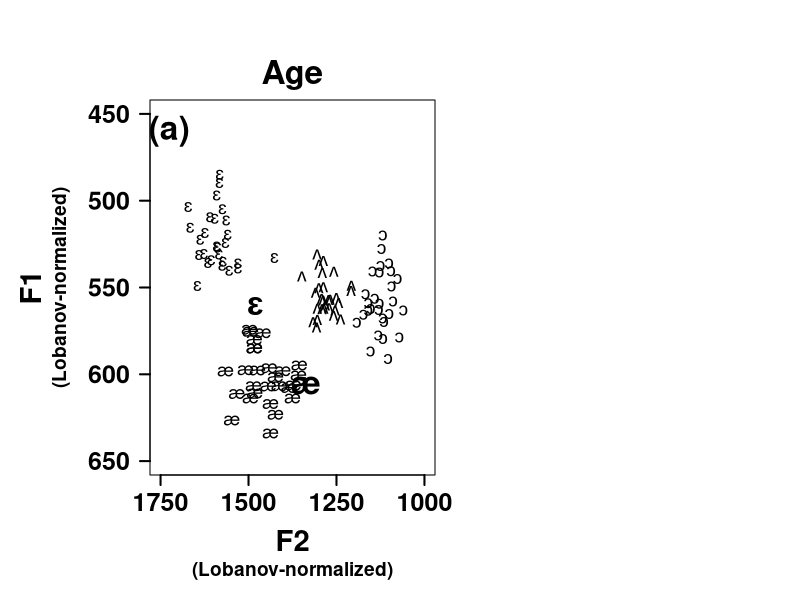

Here is the R script that generated this plot: (Note: this script raises an error after producing the figure.)
## Bodo Winter
## May 3, 2015; Amended May 15-17, 2015; May 19, 2015
## Adapted new style and cleaned code: Jan 17, 2016
## Canadian Vowel Shift production Data Analysis


##------------------------------------------------------------------
## Preliminaries:
##------------------------------------------------------------------

## Set to main analysis directory (everything else is relative to that):

mainDir <- '/Users/teeniematlock/Desktop/research/kettig_canadian_vowel_shift/analysis'

## Set to processed data:

subDir <- 'processed_data'
setwd(file.path(mainDir, subDir))

## Load in data:

vowels <- read.csv('production_processed.csv')

## Packages:

library(car)
library(lme4)
library(dplyr)

## Add IPA symbols to main table:

vowels$VowelIPA <- as.character(vowels$Vowel)
vowels[vowels$Vowel == 'ae',]$VowelIPA <- 'æ'
vowels[vowels$Vowel == 'e',]$VowelIPA <- 'ɛ'
vowels[vowels$Vowel == 'u',]$VowelIPA <- 'ʌ'
vowels[vowels$Vowel == 'o',]$VowelIPA <- 'ɔ'

## Function for Dunn-Sidak correction:

dunnsidak <- function(P,N){1 - ((1 - P) ^ N)}


##------------------------------------------------------------------
## Plot young and old vowel ellipses:
##------------------------------------------------------------------

## Get speaker means:

xagr <- aggregate(F1 ~ Speaker * Age * Vowel, vowels, mean)
xagr$F2 <- aggregate(F2 ~ Speaker * Age * Vowel, vowels, mean)[, 'F2']
xagr$pch <- ifelse(xagr$Age == 'O', 24, 20)			# plotting characters
xagr$Gender <- substr(xagr$Speaker, 1, 1)	# gender info

## Add IPA charachters:

xagr$VowelIPA <- vowels[match(xagr$Vowel, vowels$Vowel), ]$VowelIPA

## Find the rows that are extreme values:

extremes <- which(xagr$Speaker == 'F1988a' & xagr$Vowel == 'e')
extremes <- c(extremes, which(xagr$Speaker == 'M1992a' & xagr$Vowel == 'ae'))

## Set confidence level of ellipsoid:

confidence <- 0.95

## Decide here whether you want double plot or single plot:

single <- F

## Create vowel plot with ellipses for age categories:

if (single) {
	quartz('', 8, 6)
	par(mai = c(1.25, 1.5, 0.5, 0.5))
	} else {
		quartz('', 12, 5.5)
		par(mai = c(1.25, 0.5, 0.35, 0.15), omi = c(0, 1, 0.65, 0), mfrow = c(1, 2))
		}
plot(1, 1, type = 'n',
	xlim = c(1750, 1000), ylim = c(650, 450),
	xlab = '', ylab = '', xaxt = 'n', yaxt = 'n')
if (!single) text(1725, 460, labels = '(a)', cex = 2, font = 2)
if (!single) mtext(side = 3, 'Age', cex = 2, font = 2, line = 0.6)
mtext(side = 1, 'F2', line = 3, cex = 1.75, font = 2)
mtext(side = 1, '(Lobanov-normalized)', line = 4.25, cex = 1.15, font = 2)
mtext(side = 2, 'F1', line = 5.25, cex = 1.75, font = 2)
mtext(side = 2, '(Lobanov-normalized)', line = 4, cex = 1.15, font = 2)
axis(side = 1, seq(1750, 1000, -250), lwd.ticks = 2, font = 2, cex.axis = 1.5)
axis(side = 2, seq(650, 450, -50), lwd.ticks = 2, font = 2, cex.axis = 1.5, las = 2)
text(xagr[-extremes,]$F2, xagr[-extremes,]$F1, labels = xagr[-extremes, ]$VowelIPA, cex = 1.15)
# Plot extreme speakers:
text(xagr[extremes, ]$F2,
	xagr[extremes, ]$F1, font = 2, labels = xagr[extremes, ]$VowelIPA, cex = 2)
## Add ellipses:
for (i in 1:4) {					# plots points
	this_vowel <- levels(xagr$Vowel)[i]
	old <- as.matrix(xagr[xagr$Vowel == this_vowel & xagr$Age == 'O', c('F2', 'F1')])
	young <- as.matrix(xagr[xagr$Vowel == this_vowel & xagr$Age == 'Y', c('F2', 'F1')])
	dataEllipse(old,
		levels = confidence, add = T, plot.points = F, center.pch = F, lwd = 2, col = 'black', lty = 2)
	dataEllipse(young,
		levels = confidence, add = T, plot.points = F, center.pch = F, lwd = 2, col = 'black')
	}
## Add legend:
legend('topright', lty = c(2, 1), lwd = c(2, 2), legend = c('old', 'young'), box.lwd = 2, cex = 1.25)
box(lwd = 2)

## Create vowel plot with ellipses for gender categories:

if (single) {
	quartz('', 8, 6)
	par(mai = c(1.25, 1.5, 0.5, 0.5))
	}
plot(1, 1, type = 'n',
	xlim = c(1750, 1000), ylim = c(650, 450),
	xlab = '', ylab = '', xaxt = 'n', yaxt = 'n')
if (!single) text(1725, 460, labels = '(b)', cex = 2, font = 2)
if (!single) mtext(side = 3, 'Gender', cex = 2, font = 2, line = 0.6)
mtext(side = 1, 'F2', line = 3, cex = 1.75, font = 2)
mtext(side = 1, '(Lobanov-normalized)', line = 4.25, cex = 1.15, font = 2)
if (single) mtext(side = 2, 'F1', line = 5.25, cex = 1.75, font = 2)
if (single) mtext(side = 2, '(Lobanov-normalized)', line = 4, cex = 1.15, font = 2)
axis(side = 1, seq(1750, 1000, -250), lwd.ticks = 2, font = 2, cex.axis = 1.5)
if (single) axis(side = 2, seq(650, 450, -50), lwd.ticks = 2, font = 2, cex.axis = 1.5, las = 2)
text(xagr[-extremes,]$F2, xagr[-extremes,]$F1, labels = xagr[-extremes, ]$VowelIPA, cex = 1.15)
# Plot extreme speakers:
text(xagr[extremes, ]$F2,
	xagr[extremes, ]$F1, font = 2, labels = xagr[extremes, ]$VowelIPA, cex = 2)
## Add ellipses:
for (i in 1:4) {					# plots points
	this_vowel <- levels(xagr$Vowel)[i]
	male <- as.matrix(xagr[xagr$Vowel == this_vowel & xagr$Gender == 'M', c('F2', 'F1')])
	female <- as.matrix(xagr[xagr$Vowel == this_vowel & xagr$Gender == 'F', c('F2', 'F1')])
	dataEllipse(male,
		levels = confidence, add = T, plot.points = F, center.pch = F, lwd = 2, col = 'black', lty = 2)
	dataEllipse(female,
		levels = confidence, add = T, plot.points = F, center.pch = F, lwd = 2, col = 'black')
	}
## Add legend:
legend('topright', lty = c(2, 1), lwd = c(2, 2), legend = c('male', 'female'), box.lwd = 2, cex = 1.25)
box(lwd = 2)




##------------------------------------------------------------------
## Omnibus test of normalized F1/F2:
##------------------------------------------------------------------

## For better convergence, re-code the categorical predictors (deviation coding):

vowels <- mutate(vowels,
	Age01 = as.numeric(Age) - 1.5,
	Gender01 = as.numeric(Gender) - 1.5)

## First, test of the overall hypothesis that not all vowels behave the same with respect to Age:
## The PlaceOfArticulation:Vowel cannot be fitted because not all combinations attested:

xmdl.F1 <- lmer(F1 ~ Age01 + Gender01 + Vowel + Lg10WF_c + 
	Age01:Vowel + Gender01:Vowel + Lg10WF_c:Vowel + 
	Voicing + Syllables + MannerOfArticulation + PlaceOfArticulation + 
	Voicing:Vowel + Syllables:Vowel + MannerOfArticulation:Vowel + 
	(1 +Vowel|Speaker) + (1|Context) + (0+Age01|Context) + (0+Gender01|Context),
	vowels, REML = F)
xmdl.F2 <- lmer(F2 ~ Age01 + Gender01 + Vowel + Lg10WF_c +
	Age01:Vowel + Gender01:Vowel + Lg10WF_c:Vowel + 
	Voicing + Syllables + MannerOfArticulation + PlaceOfArticulation + 
	Voicing:Vowel + Syllables:Vowel + MannerOfArticulation:Vowel + 
	(1+Vowel|Speaker) + (1|Context) + (0+Age01|Context) + (0+Gender01|Context),
	vowels, REML = F)

## Null models without age/vowel interaction:

xmdl.F1.noage <- lmer(F1 ~ Age01 + Gender01 + Vowel + Lg10WF_c + 
	Gender01:Vowel + Lg10WF_c:Vowel + 
	Voicing + Syllables + MannerOfArticulation + PlaceOfArticulation + 	
	Voicing:Vowel + Syllables:Vowel + MannerOfArticulation:Vowel + 
	(1+Vowel|Speaker) + (1|Context) + (0+Age01|Context) + (0+Gender01|Context),
	vowels, REML = F)
xmdl.F2.noage <- lmer(F2 ~ Age01 + Gender01 + Vowel + Lg10WF_c + 
	Gender01:Vowel + Lg10WF_c:Vowel + 
	Voicing + Syllables + MannerOfArticulation + PlaceOfArticulation + 		
	Voicing:Vowel + Syllables:Vowel + MannerOfArticulation:Vowel + 
	(1+Vowel|Speaker) + (1|Context) + (0+Age01|Context) + (0+Gender01|Context),
	vowels, REML = F)

## Null models without gender/vowel interaction:

xmdl.F1.nogender <- lmer(F1 ~ Age01 + Gender01 + Vowel + Lg10WF_c + 
	Age01:Vowel + Lg10WF_c:Vowel + 
	Voicing + Syllables + MannerOfArticulation + PlaceOfArticulation + 		
	Voicing:Vowel + Syllables:Vowel + MannerOfArticulation:Vowel + 
	(1+Vowel|Speaker) + (1|Context) + (0+Age01|Context) + (0+Gender01|Context),
	vowels, REML = F)
xmdl.F2.nogender <- lmer(F2 ~ Age01 + Gender01 + Vowel + Lg10WF_c + 
	Age01:Vowel + Lg10WF_c:Vowel + 
	Voicing + Syllables + MannerOfArticulation + PlaceOfArticulation + 		
	Voicing:Vowel + Syllables:Vowel + MannerOfArticulation:Vowel + 
	(1+Vowel|Speaker) + (1|Context) + (0+Age01|Context) + (0+Gender01|Context),
	vowels, REML = F)

## Do the likelihood ratio tests:

anova(xmdl.F1.noage, xmdl.F1, test = 'Chisq')		# p = 0.01
anova(xmdl.F2.noage, xmdl.F2, test = 'Chisq')		# p < 0.0001

anova(xmdl.F1.nogender, xmdl.F1, test = 'Chisq')		# p = 0.045
anova(xmdl.F2.nogender, xmdl.F2, test = 'Chisq')		# p = 0.023

## Checking normality and heteroskedasticity assumption:

quartz('', 11, 6)			# F1
par(mfrow = c(1, 2))	
qqnorm(residuals(xmdl.F1)); qqline(residuals(xmdl.F1)); hist(residuals(xmdl.F1))

quartz('', 11, 6)			# F2
par(mfrow = c(1, 2))
qqnorm(residuals(xmdl.F2)); qqline(residuals(xmdl.F2)); hist(residuals(xmdl.F2))

plot(fitted(xmdl.F1), residuals(xmdl.F1))
plot(fitted(xmdl.F2), residuals(xmdl.F2))

## Looks all pretty good.



##------------------------------------------------------------------
## Vowel-by-vowel analyses:
##------------------------------------------------------------------

## For better convergence, re-code the categorical predictors:

contrasts(vowels$Voicing) <- contr.sum(2) / 2
contrasts(vowels$Syllables) <- contr.sum(2) / 2
contrasts(vowels$MannerOfArticulation) <- contr.sum(4) / 4
contrasts(vowels$PlaceOfArticulation) <- contr.sum(4) / 4

## Full models:

summary(ae.F1 <- lmer(F1 ~ Age01 + Gender01 +
	Voicing + Syllables + MannerOfArticulation + PlaceOfArticulation + 	
	(1|Speaker) + (1|Context) + (0+Age01|Context) + (0+Gender01|Context),
	subset(vowels, Vowel == 'ae'), REML = F))
summary(ae.F2 <- lmer(F2 ~ Age01 + Gender01 +
	Voicing + Syllables + MannerOfArticulation + PlaceOfArticulation + 	
	(1|Speaker) + (1|Context) + (0+Age01|Context) + (0+Gender01|Context),
	subset(vowels, Vowel == 'ae'), REML = F))
summary(e.F1 <- lmer(F1 ~ Age01 + Gender01 +
	Voicing + Syllables + MannerOfArticulation + PlaceOfArticulation + 	
	(1|Speaker) + (1|Context) + (0+Age01|Context) + (0+Gender01|Context),
	subset(vowels, Vowel == 'e'), REML = F))
summary(e.F2 <- lmer(F2 ~ Age01 + Gender01 +
	Voicing + Syllables + MannerOfArticulation + PlaceOfArticulation + 	
	(1|Speaker) + (1|Context) + (0+Age01|Context) + (0+Gender01|Context),
	subset(vowels, Vowel == 'e'), REML = F))
summary(u.F1 <- lmer(F1 ~ Age01 + Gender01 +
	Voicing + Syllables + MannerOfArticulation + PlaceOfArticulation + 	
	(1|Speaker) + (1|Context) + (0+Age01|Context) + (0+Gender01|Context),
	subset(vowels, Vowel == 'u'), REML = F))
summary(u.F2 <- lmer(F2 ~ Age01 + Gender01 +
	Voicing + Syllables + MannerOfArticulation + PlaceOfArticulation + 	
	(1|Speaker) + (1|Context) + (0+Age01|Context) + (0+Gender01|Context),
	subset(vowels, Vowel == 'u'), REML = F))
summary(o.F1 <- lmer(F1 ~ Age01 + Gender01 +
	Voicing + Syllables + MannerOfArticulation + PlaceOfArticulation + 	
	(1|Speaker) + (1|Context) + (0+Age01|Context) + (0+Gender01|Context),
	subset(vowels, Vowel == 'o'), REML = F))
summary(o.F2 <- lmer(F2 ~ Age01 + Gender01 +
	Voicing + Syllables + MannerOfArticulation + PlaceOfArticulation + 	
	(1|Speaker) + (1|Context) + (0+Age01|Context) + (0+Gender01|Context),
	subset(vowels, Vowel == 'o'), REML = F))

## Null models with 'gender' (for testing 'Age' effect):

ae.F1.noage <- lmer(F1 ~ 1 + Gender01 +
	Voicing + Syllables + MannerOfArticulation + PlaceOfArticulation + 	
	(1|Speaker) + (1|Context) + (0+Age01|Context) + (0+Gender01|Context),
	subset(vowels, Vowel == 'ae'), REML = F)
ae.F2.noage <- lmer(F2 ~ 1 + Gender01 +
	Voicing + Syllables + MannerOfArticulation + PlaceOfArticulation + 	
	(1|Speaker) + (1|Context) + (0+Age01|Context) + (0+Gender01|Context),
	subset(vowels, Vowel == 'ae'), REML = F)
e.F1.noage <- lmer(F1 ~ 1 + Gender01 +
	Voicing + Syllables + MannerOfArticulation + PlaceOfArticulation + 	
	(1|Speaker) + (1|Context) + (0+Age01|Context) + (0+Gender01|Context),
	subset(vowels, Vowel == 'e'), REML = F)
e.F2.noage <- lmer(F2 ~ 1 + Gender01 +
	Voicing + Syllables + MannerOfArticulation + PlaceOfArticulation + 	
	(1|Speaker) + (1|Context) + (0+Age01|Context) + (0+Gender01|Context),
	subset(vowels, Vowel == 'e'), REML = F)
u.F1.noage <- lmer(F1 ~ 1 + Gender01 +
	Voicing + Syllables + MannerOfArticulation + PlaceOfArticulation + 	
	(1|Speaker) + (1|Context) + (0+Age01|Context) + (0+Gender01|Context),
	subset(vowels, Vowel == 'u'), REML = F)
u.F2.noage <- lmer(F2 ~ 1 + Gender01 +
	Voicing + Syllables + MannerOfArticulation + PlaceOfArticulation + 	
	(1|Speaker) + (1|Context) + (0+Age01|Context) + (0+Gender01|Context),
	subset(vowels, Vowel == 'u'), REML = F)
o.F1.noage <- lmer(F1 ~ 1 + Gender01 +
	Voicing + Syllables + MannerOfArticulation + PlaceOfArticulation + 	
	(1|Speaker) + (1|Context) + (0+Age01|Context) + (0+Gender01|Context),
	subset(vowels, Vowel == 'o'), REML = F)
o.F2.noage <- lmer(F2 ~ 1 + Gender01 +
	Voicing + Syllables + MannerOfArticulation + PlaceOfArticulation + 	
	(1|Speaker) + (1|Context) + (0+Age01|Context) + (0+Gender01|Context),
	subset(vowels, Vowel == 'o'), REML = F)

## Null models with 'age' (for testing 'Gender' effect):

ae.F1.nogender <- lmer(F1 ~ Age01 + 1 +
	Voicing + Syllables + MannerOfArticulation + PlaceOfArticulation + 	
	(1|Speaker) + (1|Context) + (0+Age01|Context) + (0+Gender01|Context),
	subset(vowels, Vowel == 'ae'), REML = F)
ae.F2.nogender <- lmer(F2 ~ Age01 + 1 +
	Voicing + Syllables + MannerOfArticulation + PlaceOfArticulation + 	
	(1|Speaker) + (1|Context) + (0+Age01|Context) + (0+Gender01|Context),
	subset(vowels, Vowel == 'ae'), REML = F)
e.F1.nogender <- lmer(F1 ~ Age01 + 1 +
	Voicing + Syllables + MannerOfArticulation + PlaceOfArticulation + 	
	(1|Speaker) + (1|Context) + (0+Age01|Context) + (0+Gender01|Context),
	subset(vowels, Vowel == 'e'), REML = F)
e.F2.nogender <- lmer(F2 ~ Age01 + 1 +
	Voicing + Syllables + MannerOfArticulation + PlaceOfArticulation + 	
	(1|Speaker) + (1|Context) + (0+Age01|Context) + (0+Gender01|Context),
	subset(vowels, Vowel == 'e'), REML = F)
u.F1.nogender <- lmer(F1 ~ Age01 + 1 +
	Voicing + Syllables + MannerOfArticulation + PlaceOfArticulation + 	
	(1|Speaker) + (1|Context) + (0+Age01|Context) + (0+Gender01|Context),
	subset(vowels, Vowel == 'u'), REML = F)
u.F2.nogender <- lmer(F2 ~ Age01 + 1 +
	Voicing + Syllables + MannerOfArticulation + PlaceOfArticulation + 	
	(1|Speaker) + (1|Context) + (0+Age01|Context) + (0+Gender01|Context),
	subset(vowels, Vowel == 'u'), REML = F)
o.F1.nogender <- lmer(F1 ~ Age01 + 1 +
	Voicing + Syllables + MannerOfArticulation + PlaceOfArticulation + 	
	(1|Speaker) + (1|Context) + (0+Age01|Context) + (0+Gender01|Context),
	subset(vowels, Vowel == 'o'), REML = F)
o.F2.nogender <- lmer(F2 ~ Age01 + 1 +
	Voicing + Syllables + MannerOfArticulation + PlaceOfArticulation + 	
	(1|Speaker) + (1|Context) + (0+Age01|Context) + (0+Gender01|Context),
	subset(vowels, Vowel == 'o'), REML = F)

## Testing age effect:

anova(ae.F1.noage, ae.F1, test = 'Chisq')
anova(ae.F2.noage, ae.F2, test = 'Chisq')	# p < 0.0001
anova(e.F1.noage, e.F1, test = 'Chisq')		# p = 0.008
anova(e.F2.noage, e.F2, test = 'Chisq')		# p = 0.004
anova(o.F1.noage, o.F1, test = 'Chisq')
anova(o.F2.noage, o.F2, test = 'Chisq')
anova(u.F1.noage, u.F1, test = 'Chisq')		# p = 0.098
anova(u.F2.noage, u.F2, test = 'Chisq')		# p = 0.016
	
## Testing gender effect:

anova(ae.F1.nogender, ae.F1, test = 'Chisq')
anova(ae.F2.nogender, ae.F2, test = 'Chisq')			# p = 0.014
anova(e.F1.nogender, e.F1, test = 'Chisq')			# p = 0.046
anova(e.F2.nogender, e.F2, test = 'Chisq')
anova(o.F1.nogender, o.F1, test = 'Chisq')			# p = 0.064
anova(o.F2.nogender, o.F2, test = 'Chisq')
anova(u.F1.nogender, u.F1, test = 'Chisq')
anova(u.F2.nogender, u.F2, test = 'Chisq')			# p = 0.03



##------------------------------------------------------------------
## Influence diagnostics (leave-one-out by subjects):
##------------------------------------------------------------------

## Create speaker list:

speakers <- as.character(unique(vowels$Speaker))

## Create objects to save results:

ae.F1tab <- data.frame(AgeY = numeric(length(speakers)), GenderM = numeric(length(speakers)))
ae.F2tab <- ae.F1tab
e.F1tab <- ae.F1tab
e.F2tab <- ae.F1tab
o.F1tab <- ae.F1tab
o.F2tab <- ae.F1tab
u.F1tab <- ae.F1tab
u.F2tab <- ae.F1tab

## Loop through and exclude one speaker each:

for(i in 1:length(speakers)){
	xtemp <- vowels[vowels != speakers[i],]
	xtemp$Speaker <- factor(xtemp$Speaker)

	ae.F1tab[i,] <- summary(lmer(F1 ~ Age01 + Gender01 +
		Voicing + Syllables + MannerOfArticulation + PlaceOfArticulation + 	
		(1|Speaker) + (1|Context) + (0+Age01|Context) + (0+Gender01|Context),
		subset(xtemp, Vowel == 'ae'), REML = F))$coefficients[c('Age01', 'Gender01'), c('t value')]
	ae.F2tab[i,] <- summary(lmer(F2 ~ Age01 + Gender01 +
		Voicing + Syllables + MannerOfArticulation + PlaceOfArticulation + 	
		(1|Speaker) + (1|Context) + (0+Age01|Context) + (0+Gender01|Context),
		subset(xtemp, Vowel == 'ae'), REML = F))$coefficients[c('Age01', 'Gender01'), c('t value')]
	e.F1tab[i,] <- summary(lmer(F1 ~ Age01 + Gender01 +
		Voicing + Syllables + MannerOfArticulation + PlaceOfArticulation + 	
		(1|Speaker) + (1|Context) + (0+Age01|Context) + (0+Gender01|Context),
		subset(xtemp, Vowel == 'e'), REML = F))$coefficients[c('Age01', 'Gender01'), c('t value')]
	e.F2tab[i,] <- summary(lmer(F2 ~ Age01 + Gender01 +
		Voicing + Syllables + MannerOfArticulation + PlaceOfArticulation + 	
		(1|Speaker) + (1|Context) + (0+Age01|Context) + (0+Gender01|Context),
		subset(xtemp, Vowel == 'e'), REML = F))$coefficients[c('Age01', 'Gender01'), c('t value')]
	u.F1tab[i,] <- summary(lmer(F1 ~ Age01 + Gender01 +
		Voicing + Syllables + MannerOfArticulation + PlaceOfArticulation + 	
		(1|Speaker) + (1|Context) + (0+Age01|Context) + (0+Gender01|Context),
		subset(xtemp, Vowel == 'u'), REML = F))$coefficients[c('Age01', 'Gender01'), c('t value')]
	u.F2tab[i,] <- summary(lmer(F2 ~ Age01 + Gender01 +
		Voicing + Syllables + MannerOfArticulation + PlaceOfArticulation + 	
		(1|Speaker) + (1|Context) + (0+Age01|Context) + (0+Gender01|Context),
		subset(xtemp, Vowel == 'u'), REML = F))$coefficients[c('Age01', 'Gender01'), c('t value')]
	o.F1tab[i,] <- summary(lmer(F1 ~ Age01 + Gender01 +
		Voicing + Syllables + MannerOfArticulation + PlaceOfArticulation + 	
		(1|Speaker) + (1|Context) + (0+Age01|Context) + (0+Gender01|Context),
		subset(xtemp,Vowel == 'o'), REML = F))$coefficients[c('Age01', 'Gender01'), c('t value')]
	o.F2tab[i,] <- summary(lmer(F2 ~ Age01 + Gender01 +
		Voicing + Syllables + MannerOfArticulation + PlaceOfArticulation + 	
		(1|Speaker) + (1|Context) + (0+Age01|Context) + (0+Gender01|Context),
		subset(xtemp, Vowel == 'o'), REML = F))$coefficients[c('Age01', 'Gender01'), c('t value')]
	
	cat(paste(i, '\n'))
	}

## Look at results (it's o.k. here to follow a "|t > 2| is significant" heuristic):

ae.F1tab				# excluding speaker 28 would make Age effect significant
ae.F2tab
e.F1tab				# gender result not robust (hovering around ~2)
e.F2tab
o.F1tab				# gender result not robust (hovering around ~2)
o.F2tab
u.F1tab				# age result not strong, gender result emerges if subject 20 is excluded
u.F2tab				# gender result unduly affected by speaker 23, 24 and 26 (not significant if any of these is excluded)


##------------------------------------------------------------------
## Calculate Euclidian distance from 'F1988' and 'M1992' vowel means:
##------------------------------------------------------------------

## F1 & F2 values of extreme speakers ('F1988a' for 'e' and 'M1992a' for 'ae'):

extreme_vals <- xagr[extremes, c('F1', 'F2')]

## Extract F1/F2 values:

eLEAD <- as.numeric(extreme_vals[1, c('F1', 'F2')])
aeLEAD <- as.numeric(extreme_vals[2, c('F1', 'F2')])

## Euclidian distance of /e/ vowels to eLEAD:

vowels$ED_e <- rep(NA, nrow(vowels))
F1dist <- (vowels[vowels$Vowel == 'e', ]$F1 - eLEAD[1]) ^ 2
F2dist <- (vowels[vowels$Vowel == 'e', ]$F2 - eLEAD[2]) ^ 2
ED_e <- sqrt(F1dist + F2dist)

## Back into the data frame:

vowels[vowels$Vowel == 'e', ]$ED_e <- ED_e

## Euclidian distance of /e/ vowels to eLEAD:

vowels$ED_ae <- rep(NA,nrow(vowels))
F1dist <- (vowels[vowels$Vowel == 'ae', ]$F1 - aeLEAD[1]) ^ 2
F2dist <- (vowels[vowels$Vowel == 'ae', ]$F2 - aeLEAD[2]) ^ 2
ED_ae <- sqrt(F1dist + F2dist)

## Back into the data frame:

vowels[vowels$Vowel == 'ae', ]$ED_ae <- ED_ae

## Create a 'both shift' variable:

vowels$ED_both <- vowels$ED_ae
vowels[vowels$Vowel == 'e', ]$ED_both <- vowels[vowels$Vowel == 'e', ]$ED_e



##------------------------------------------------------------------
## Analyze and plot Labov hierarchy with the new Euclidian distance measure:
##------------------------------------------------------------------

## Make that categorical:
## (It is possible to code this continuously, which preserves the ordinal information;
## the results remain the same)

vowels$LabovHierarchy <- as.factor(vowels$LabovHierarchy)

## Create an LMER of that:

hierarchy.mdlE <- lmer(ED_e ~ LabovHierarchy + 
	(1|Speaker) + (1+LabovHierarchy|Context),
	subset(vowels, Vowel == 'e'), REML = F)
summary(hierarchy.mdlE)
hierarchy.mdlAE <- lmer(ED_ae ~ LabovHierarchy + 
	(1|Speaker) + (1+LabovHierarchy|Context),
	subset(vowels, Vowel == 'ae'), REML = F)
summary(hierarchy.mdlAE)
hierarchy.both <- lmer(ED_both ~ LabovHierarchy + 
	(1|Speaker) + (1+LabovHierarchy|Context),
	subset(vowels, (Vowel == 'ae' | Vowel == 'e')), REML = F)		# convergence issue
summary(hierarchy.both)

## Create null models:

hierarchy.mdlE.null <- lmer(ED_e ~ 1 + 
	(1|Speaker) + (1+LabovHierarchy|Context),
	subset(vowels, Vowel == 'e'), REML = F)
hierarchy.mdlAE.null <- lmer(ED_ae ~ 1 + 
	(1|Speaker) + (1+LabovHierarchy|Context),
	subset(vowels, Vowel == 'ae'), REML = F)			# convergence issue
hierarchy.both.null <- lmer(ED_both ~ 1 + 
	(1|Speaker) + (1+LabovHierarchy|Context),
	subset(vowels, (Vowel == 'ae' | Vowel == 'e')), REML = F)

## Likelihood ratio tests:

anova(hierarchy.mdlE.null, hierarchy.mdlE, test = 'Chisq')		# p = 0.08
anova(hierarchy.mdlAE.null, hierarchy.mdlAE, test = 'Chisq')		# p < 0.0001
anova(hierarchy.both.null, hierarchy.both, test = 'Chisq')		# p = 0.0002

## Function that computes predicted values for LMER model:

predict.lmer <- function(fit, data, pred = 'LabovHierarchy', depvar = 'ED_e') {
	newdata <- data.frame(unique(data[, pred]))
	newdata <- cbind(newdata,numeric(nrow(newdata)))
	names(newdata) <- c('LabovHierarchy', depvar)
	mm <- model.matrix(terms(fit), newdata)
	newdata[, depvar] <- predict(fit, newdata, re.form = NA)
	pvar1 <- diag(mm %*% tcrossprod(vcov(fit), mm))
	newdata$UB <- newdata[, depvar] + 1.96 * sqrt(pvar1)
	newdata$LB <- newdata[, depvar] - 1.96 * sqrt(pvar1)
	return(newdata)
	}

E.pred <- predict.lmer(hierarchy.mdlE, vowels)
AE.pred <- predict.lmer(hierarchy.mdlAE, vowels, depvar = 'ED_ae')
both.pred <- predict.lmer(hierarchy.both, vowels, depvar = 'ED_both')

## Make the plot:

quartz('', 8, 6); par(mai = c(1, 1.5, 1, 0.5))
plot(1, 1, type = 'n', xlim = c(0.5, 4.5), ylim = c(0, 200), xaxt = 'n', yaxt = 'n', xlab = '', ylab = '')
axis(side = 1, at = 1:4, labels = c('Young/\nFemale', 'Young/\nMale', 'Old/\nFemale', 'Old/\nMale'),
	font = 2, cex.axis = 1.35, line = 2, tick = F)
points(as.numeric(both.pred$LabovHierarchy), both.pred$ED_both, pch = 15, cex = 1.5)
arrows(x0 = as.numeric(both.pred$LabovHierarchy), x1 = as.numeric(both.pred$LabovHierarchy),
	y0 = both.pred$LB, y1 = both.pred$UB,
	code = 3, angle = 90, lwd = 2)
axis(side = 2, seq(0, 200, 50), lwd.ticks = 2, font = 2, cex.axis = 1.5, las = 2)
mtext(side = 2, 'Euclidian Distance to Shift Leader', line = 5.25, cex = 1.75, font = 2)
mtext(side = 2, '(averaged over /æ/ and /ɛ/)', line = 3.8, cex = 1.35, font = 2)
box(lwd = 2)



##------------------------------------------------------------------
## Add speaker production means and 'shift-leadingness' to perception data:
##------------------------------------------------------------------

## Get speaker averages:

library(plyr)
EDs <- ddply(vowels[, c('Speaker', 'ED_e', 'ED_ae', 'ED_both')], .(Speaker), numcolwise(mean), na.rm = T)
formants <- ddply(vowels[, c('Speaker', 'Vowel', 'F1', 'F2')], .(Speaker, Vowel), numcolwise(mean))

## Reformat 'formants' table:

formants_new <- data.frame(Speaker=formants[formants$Vowel == 'ae', ]$Speaker)
formants_new$F1_ae <- formants[formants$Vowel == 'ae', ]$F1
formants_new$F2_ae <- formants[formants$Vowel == 'ae', ]$F2
formants_new$F1_e <- formants[formants$Vowel == 'e', ]$F1
formants_new$F2_e <- formants[formants$Vowel == 'e', ]$F2
formants_new$F1_o <- formants[formants$Vowel == 'o', ]$F1
formants_new$F2_o <- formants[formants$Vowel == 'o', ]$F2
formants_new$F1_u <- formants[formants$Vowel == 'u', ]$F1
formants_new$F2_u <- formants[formants$Vowel == 'u', ]$F2

## Combine into a speaker mean table:

speakers <- cbind(formants_new, EDs[, c('ED_e', 'ED_ae', 'ED_both')])

## Load in perception data:

xdata <- read.csv('perception_processed.csv')

## Add to perception data:

xdata <- cbind(xdata, speakers[match(xdata$Subject, speakers$Speaker), -1])

## Write to a new table:

write.table(xdata, 'perception_processed_with_production.csv',
	sep = ',', row.names = F)



##------------------------------------------------------------------
## Analyze AE vs. E shift correlation:
##------------------------------------------------------------------

## AE vs. E shift correlation:

cor.test(speakers$ED_e, speakers$ED_ae)			# sig. t(26) = 4.31, p<0.0001

## Add gender and age information to mean table:

speakers$Age <- vowels[match(speakers$Speaker,vowels$Speaker), ]$Age
speakers$Gender <- vowels[match(speakers$Speaker,vowels$Speaker), ]$Gender

## Combine age and gender info to form groups:

speakers$Group <- paste(speakers$Gender, speakers$Age, sep = ':')

## Test whether there is an interaction for the correlation with group (hopefully not):

anova(lm(ED_e ~ ED_ae * Group, speakers))

## Regression model for plotting the line and CI:

xmdl <- lm(ED_e ~ ED_ae, speakers)

## Predictions for CIs:

xvals <- seq(0, 250, 0.01)
newdata <- data.frame(ED_ae = xvals)
newdata$UB <- predict(xmdl, newdata = newdata, se.fit = T)$fit + 1.96 * predict(xmdl, newdata = newdata, se.fit = T)$se.fit
newdata$LB <- predict(xmdl, newdata = newdata, se.fit = T)$fit - 1.96 * predict(xmdl, newdata = newdata, se.fit = T)$se.fit

## Make a plot of this:

quartz('', 8, 6);par(mai = c(1.25, 1.75, 0.75, 0.5))
plot(speakers$ED_ae, speakers$ED_e, xlim = c(0, 250), ylim = c(0, 250), type = 'n', xlab = '', ylab = '', xaxt = 'n', yaxt = 'n')
mtext(side = 1, 'Euclidian distance to /æ/ shift leader', line = 3.25, cex = 1.75, font = 2)
mtext(side = 2, 'Euclidian distance\nto /ɛ/ shift leader', line = 4, cex = 1.75, font = 2)
axis(side = 1, seq(0, 250, 50), lwd.ticks = 2, font = 2, cex.axis = 1.5)
axis(side = 2, seq(0, 250, 50), lwd.ticks = 2, font = 2, cex.axis = 1.5, las = 2)
polygon(x = c(xvals, rev(xvals)), y = c(newdata$UB, rev(newdata$LB)), col = rgb(0, 0, 0, 0.25), border = NA)
abline(xmdl, lwd = 4)
points(speakers[speakers$Age == 'Y', ]$ED_ae, speakers[speakers$Age == 'Y', ]$ED_e, cex = 1.5, pch = 19, lwd = 1.25)
points(speakers[speakers$Age == 'O', ]$ED_ae, speakers[speakers$Age == 'O', ]$ED_e, cex = 1.5, pch = 17, lwd = 1.25)
legend('bottomright', legend = c('old', 'young'), box.lwd = 2,cex = 1.25, pch = c(17, 19))
box(lwd = 2)



##------------------------------------------------------------------
## Analyze shift / age correlation:
##------------------------------------------------------------------

## In analogy to Boberg (2005: 137) [see paper]

## Get age info from main table:

speakers$BirthYear <- vowels[match(speakers$Speaker,vowels$Speaker),]$BirthYear

## Correlation table for ED:

cor(speakers[, c(grep('ED', colnames(speakers)), ncol(speakers))])

## Tests:

cor.test(speakers$BirthYear, speakers$ED_ae)
cor.test(speakers$BirthYear, speakers$ED_e)
cor.test(speakers$BirthYear, speakers$ED_both)

## Construct table for formal test of the idea that /ae/ is more strongly correlated with age than /e/:

age_cor <- data.frame(BirthYear = rep(speakers$BirthYear, 2))
age_cor$Vowel <- c(rep('ae', nrow(speakers)), rep('e', nrow(speakers)))
age_cor$ED <- c(speakers$ED_ae, speakers$ED_e)

## Regression for formal test of the idea that /ae/ is more strongly correlated with age than /e/:

summary(lm(ED ~ BirthYear * Vowel,age_cor))

## For individual formants and vowels:

cor.test(speakers$BirthYear, speakers$F1_ae)
cor.test(speakers$BirthYear, speakers$F2_ae)			# sig.
cor.test(speakers$BirthYear, speakers$F1_e)			# sig.
cor.test(speakers$BirthYear, speakers$F2_e)			# sig.
cor.test(speakers$BirthYear, speakers$F1_o)
cor.test(speakers$BirthYear, speakers$F2_o)
cor.test(speakers$BirthYear, speakers$F1_u)
cor.test(speakers$BirthYear, speakers$F2_u)			# sig., but not after correction



##------------------------------------------------------------------
## Continuous age and shift leadingness analysis:
##------------------------------------------------------------------

## Add age information:

speakers$Age <- vowels[match(speakers$Speaker, vowels$Speaker),]$Age

## Regression model for old group:

xvals <- seq(1920, 2000, 0.1)
newdata <- data.frame(BirthYear = xvals)

summary(xmdl.old <- lm(ED_both ~ BirthYear, subset(speakers, Age == 'O')))
newdata$old_UB <- predict(xmdl.old, newdata = newdata,se.fit = T)$fit +
	 1.96 * predict(xmdl.old, newdata = newdata, se.fit = T)$se.fit
newdata$old_LB <- predict(xmdl.old, newdata = newdata, se.fit = T)$fit -
	 1.96 * predict(xmdl.old, newdata = newdata, se.fit = T)$se.fit

## Regression model for young group:

summary(xmdl.young <- lm(ED_both ~ BirthYear, subset(speakers, Age == 'Y')))
newdata$young_UB <- predict(xmdl.young,
	newdata=newdata, se.fit = T)$fit + 1.96 * predict(xmdl.young, newdata = newdata, se.fit = T)$se.fit
newdata$young_LB <- predict(xmdl.young,
	newdata=newdata, se.fit = T)$fit - 1.96 * predict(xmdl.young, newdata = newdata, se.fit = T)$se.fit

## Make a double plot of this:

quartz('', 11, 5); par(mai  =c(1.5, 0.25, 0.25, 0.25), mfrow = c(1, 2), omi = c(0, 1.25, 0, 0.25))
plot(speakers$BirthYear, speakers$ED_both, xlim = c(1935, 1965), ylim = c(75, 225),
	type = 'n', xlab = '', ylab = '', xaxt = 'n', yaxt = 'n')
mtext(side = 1,  'Birth Year\n(old speakers)',line = 4.75,cex = 1.75, font = 2)
mtext(side = 2,'Euclidian distance\nto shift leader (/æ/ and /ɛ/)',line=3.8,cex = 1.75, font = 2)
axis(side = 1, seq(1935, 1965, 10), lwd.ticks = 2, font = 2, cex.axis = 1.5)
axis(side = 2, seq(75, 225, 50), lwd.ticks = 2, font = 2, cex.axis = 1.5)
polygon(x = c(xvals, rev(xvals)), y = c(newdata$old_UB, rev(newdata$old_LB)), col =rgb(0, 0, 0, 0.25), border = NA)
abline(xmdl.old, lwd = 4)
points(speakers[speakers$Age == 'O', ]$BirthYear, speakers[speakers$Age == 'O', ]$ED_both, cex = 1.5, pch = 19, lwd = 1.25)
box(lwd = 2)

plot(speakers$BirthYear, speakers$ED_both, xlim = c(1980, 2000), ylim = c(0, 250),
	type = 'n', xlab = '', ylab = '', xaxt = 'n', yaxt = 'n')
mtext(side = 1, 'Birth Year\n(young speakers)', line = 4.75, cex = 1.75, font = 2)
polygon(x = c(xvals, rev(xvals)), y = c(newdata$old_UB, rev(newdata$old_LB)),
	col = rgb(0, 0, 0, 0.25), border = NA)
abline(xmdl.old, lwd = 4)
points(speakers[speakers$Age == 'Y',]$BirthYear, speakers[speakers$Age == 'Y',]$ED_both,
	cex = 1.5, pch = 19, lwd = 1.25)
axis(side = 1, seq(1980, 2000, 5), lwd.ticks = 2, font = 2, cex.axis = 1.5)
box(lwd = 2)



##------------------------------------------------------------------
## Does /ae/ correlate with neighboring "u" (BUT)?
##------------------------------------------------------------------

## Models:

summary(lm(ED_ae ~ F2_u, speakers))		# p = 0.0002
summary(lm(ED_ae ~ F1_u, speakers))		# not F1 (makes senses)

summary(lm(ED_ae ~ F2_o, speakers))
summary(lm(ED_ae ~ F1_o, speakers))



##------------------------------------------------------------------
## Distance between /e/ and /ae/ - is it constant across speakers?
##------------------------------------------------------------------

## Calculate /ae/ to /e/ distance:

F1dist <- (speakers$F1_ae - speakers$F1_e) ^ 2
F2dist <- (speakers$F2_ae - speakers$F2_e) ^ 2
speakers$AE_E_dist <- sqrt(F1dist + F2dist)

## See whether this is affect by age and gender:

anova(lm(AE_E_dist ~ Age * Gender, speakers))	# no effects; distance constant!



